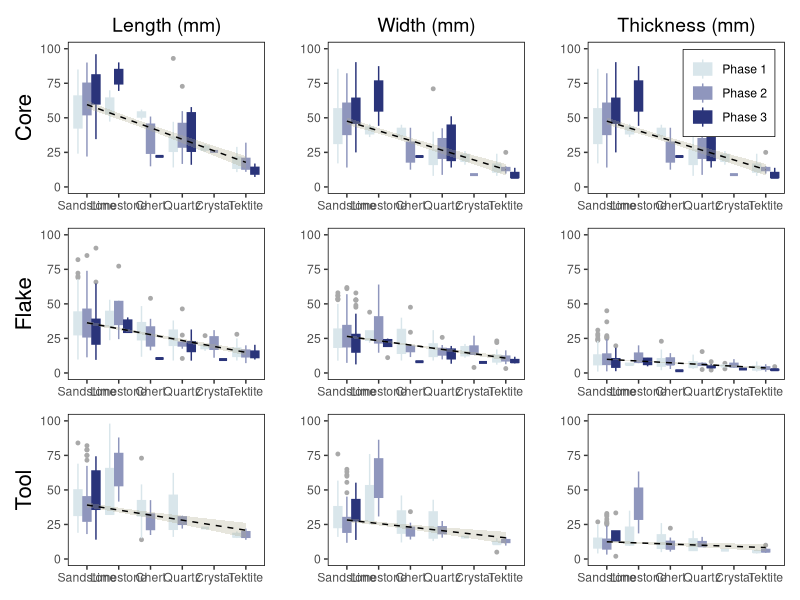
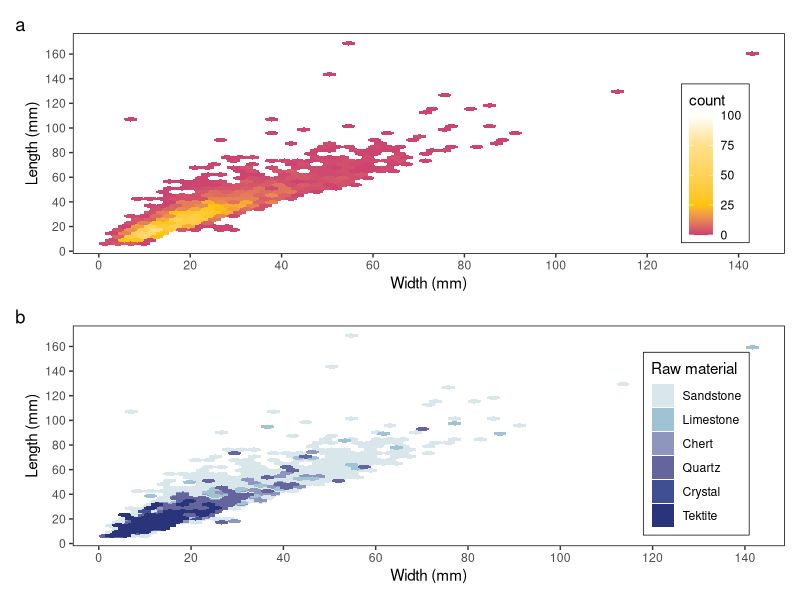
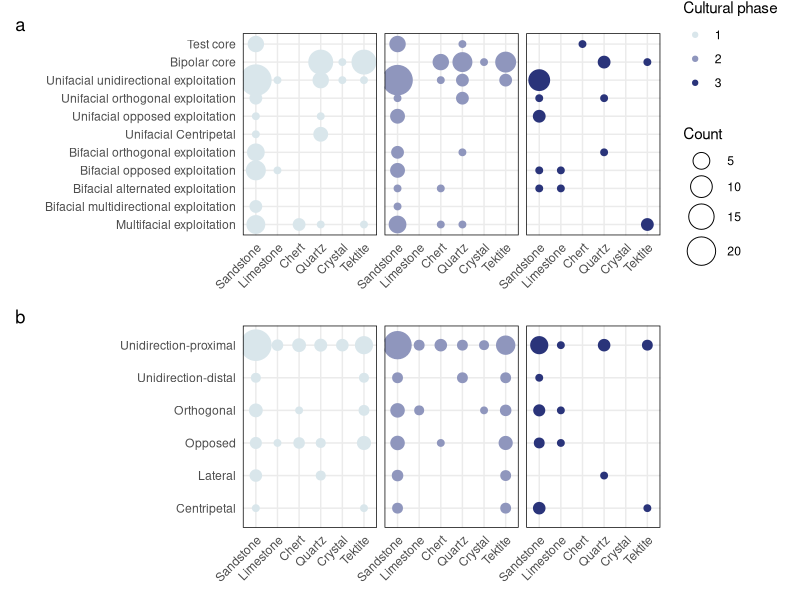
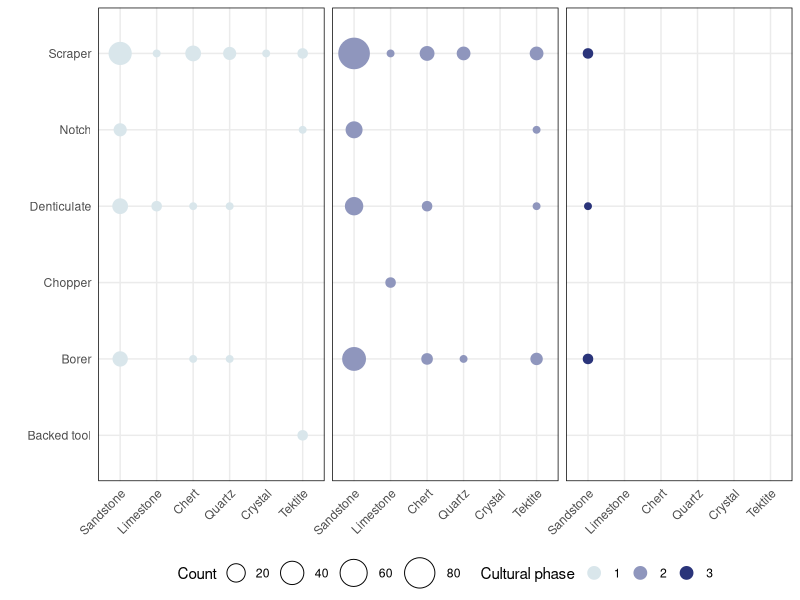
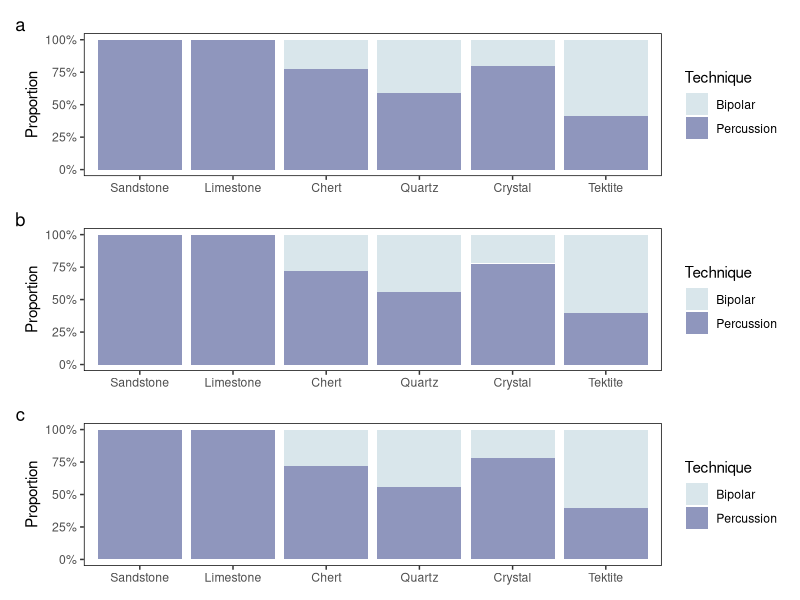
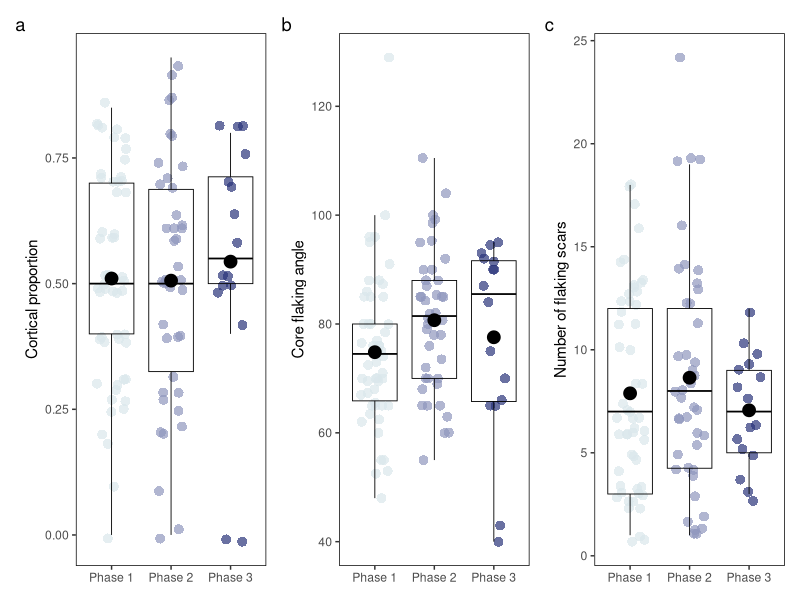
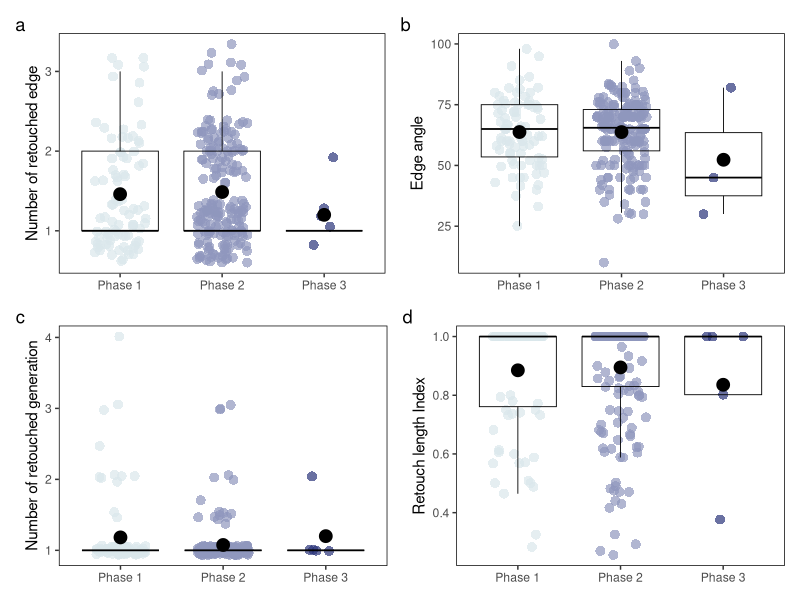
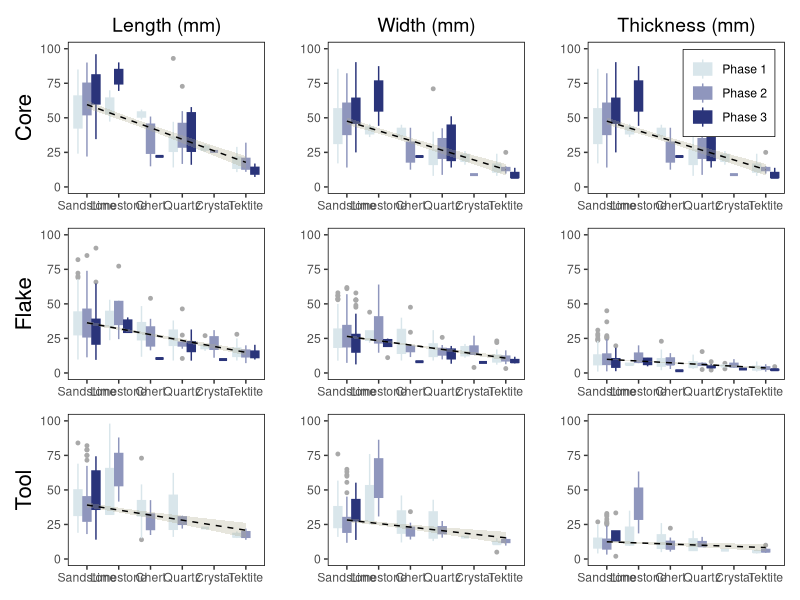

Here is the R script that generated these plots, in order:
# Library R packages------------------------------------------------------------
library("readxl")
library("tidyverse")
library("patchwork")
library("hexbin")

# Read raw data-----------------------------------------------------------------
YHDDATA_cores <- 
  read_excel("YHC_LITHIC_RAW_DATA.xlsx", sheet = 1) %>%
  mutate(`Cultural phase` = as.character(`Cultural phase`)) %>%  
  mutate(Layer = as.character(Layer)) %>% 
  mutate(L = as.double(L)) %>%
  mutate(B = as.double(B)) %>%
  mutate(Th = as.double(Th)) %>%
  mutate(W = as.double(W))
YHDDATA_complete_flakes <- 
  read_excel("YHC_LITHIC_RAW_DATA.xlsx", sheet = 2) %>%
  mutate(`Cultural phase` = as.character(`Cultural phase`)) %>%  
  mutate(Layer = as.character(Layer)) %>% 
  mutate(L = as.double(L)) %>%
  mutate(B = as.double(B)) %>%
  mutate(Th = as.double(Th)) %>%
  mutate(W = as.double(W)) %>%
  mutate(`Dorsal-Cortex` = as.double(`Dorsal-Cortex`)) %>%
  mutate(`Platform-L` = as.double(`Platform-L`))
YHDDATA_incomplete_flakes <- 
  read_excel("YHC_LITHIC_RAW_DATA.xlsx", sheet = 3) %>%
  mutate(`Cultural phase` = as.character(`Cultural phase`)) %>%  
  mutate(Layer = as.character(Layer)) %>% 
  mutate(L = as.double(L)) %>%
  mutate(B = as.double(B)) %>%
  mutate(Th = as.double(Th)) %>%
  mutate(W = as.double(W))
YHDDATA_fragment_flakes <- 
  read_excel("YHC_LITHIC_RAW_DATA.xlsx", sheet = 4) %>%
  mutate(`Cultural phase` = as.character(`Cultural phase`)) %>%  
  mutate(Layer = as.character(Layer)) %>% 
  mutate(L = as.double(L)) %>%
  mutate(B = as.double(B)) %>%
  mutate(Th = as.double(Th)) %>%
  mutate(W = as.double(W))
YHDDATA_split_flakes <- 
  read_excel("YHC_LITHIC_RAW_DATA.xlsx", sheet = 5) %>%
  mutate(`Cultural phase` = as.character(`Cultural phase`)) %>%  
  mutate(Layer = as.character(Layer)) %>% 
  mutate(L = as.double(L)) %>%
  mutate(B = as.double(B)) %>%
  mutate(Th = as.double(Th)) %>%
  mutate(W = as.double(W))
YHDDATA_tools <- 
  read_excel("YHC_LITHIC_RAW_DATA.xlsx", sheet = 6) %>%  
  mutate(`Cultural phase` = as.character(`Cultural phase`)) %>%  
  mutate(Layer = as.character(Layer)) %>% 
  mutate(L = as.double(L)) %>%
  mutate(B = as.double(B)) %>%
  mutate(Th = as.double(Th)) %>%
  mutate(W = as.double(W))
YHDDATA_hammerstone <- 
  read_excel("YHC_LITHIC_RAW_DATA.xlsx", sheet = 7)  %>%  
  mutate(`Cultural phase` = as.character(`Cultural phase`)) %>%  
  mutate(Layer = as.character(Layer))
YHDDATA_chunks <- 
  read_excel("YHC_LITHIC_RAW_DATA.xlsx", sheet = 8) %>%
  mutate(`Cultural phase` = as.character(`Cultural phase`)) %>%  
  mutate(Layer = as.character(Layer)) %>% 
  mutate(L = as.double(L)) %>%
  mutate(B = as.double(B)) %>%
  mutate(Th = as.double(Th)) %>%
  mutate(W = as.double(W))

# Create plots------------------------------------------------------------------
# define globe variables
# for color 
cultural_phase_colors <- c(
  "1" = "#d9e6eb",
  "2" = "#8f96bd",  
  "3" = "#2a347a"
)

raw_material_colors <- c(
  "Sandstone" = "#d9e6eb", 
  "Limestone" = "#9fc3d5", 
  "Chert" = "#8f96bd", 
  "Quartz" = "#64659c", 
  "Crystal" = "#404f91", 
  "Tektite" = "#2a347a"
)

# for raw order
raw_materials_order <- c(
                         "Sandstone",
                         "Limestone",
                         "Chert", 
                         "Quartz", 
                         "Crystal",
                         "Tektite"
                         )

# for smooth
custom_smooth <- geom_smooth(aes(group = 1), 
                             method = "lm", 
                             color = "black", 
                             fill = "#AFAD8E",
                             linetype = "dashed", 
                             size = 0.5,
                             alpha = 0.3, 
                             se = T)

# for theme
plot_theme_1 <- theme(
  panel.background = element_blank(),
  panel.border = element_rect(color = "black", fill = NA, size = 0.5),
  axis.line = element_blank(), 
  axis.title.x = element_blank(),
  axis.text.x = element_text()
)

# Size plots--------------------------------------------------------------------
core_size <- 
  select(YHDDATA_cores, 
         `L`, `B`, `Th`, `W`,
         `Raw material`,
         `Cultural phase`,
         `de la Torre Typology`,
         Technique
  ) %>%
  drop_na()

# Core size divided by raw materials
SCR1 <- ggplot(core_size, aes(x = `Raw material`, 
                              y = `L`, 
                              fill = `Cultural phase`, 
                              color = `Cultural phase`)) + 
  geom_boxplot(position = position_dodge(width = 0.85, preserve = "single"),
               outlier.color = "darkgray",
               outlier.size = 1) + 
  custom_smooth +
  scale_color_manual(values = cultural_phase_colors) +
  scale_fill_manual(values = cultural_phase_colors) +
  scale_x_discrete(limits = raw_materials_order) +
  labs(title = "Length (mm)", x = "", y = "Core") +
  guides(fill = FALSE, color = FALSE) +
  plot_theme_1 +
  theme(plot.title = element_text(hjust = 0.5, vjust = 0.5, size = 14), 
        axis.title.y = element_text(size = 16))

SCR2 <- ggplot(core_size, aes(x = `Raw material`, 
                              y = `B`, 
                              fill = `Cultural phase`, 
                              color = `Cultural phase`)) + 
  geom_boxplot(position = position_dodge(width = 0.85, preserve = "single"),
               outlier.color = "darkgray",
               outlier.size = 1) +
  custom_smooth +
  scale_color_manual(values = cultural_phase_colors) +
  scale_fill_manual(values = cultural_phase_colors) +
  scale_x_discrete(limits = raw_materials_order) +
  labs(title = "Width (mm)", x = "", y = "") +
  guides(fill = FALSE, color = FALSE) +
  plot_theme_1 +
  theme(plot.title = element_text(hjust = 0.5, vjust = 0.5, size = 14))

SCR3 <- ggplot(core_size, aes(x = `Raw material`, 
                              y = `B`, 
                              fill = `Cultural phase`, 
                              color = `Cultural phase`)) + 
  geom_boxplot(position = position_dodge(width = 0.85, preserve = "single"),
               outlier.color = "darkgray",
               outlier.size = 1) +
  custom_smooth +
  scale_color_manual(values = cultural_phase_colors, 
                     labels = c("Phase 1", "Phase 2", "Phase 3")) +
  scale_fill_manual(values = cultural_phase_colors, 
                    labels = c("Phase 1", "Phase 2", "Phase 3")) +
  scale_x_discrete(limits = raw_materials_order) +
  labs(title = "Thickness (mm)", x = "", y = "") +
  guides(fill = guide_legend(title = NULL), 
         color = guide_legend(title = NULL)) +
  plot_theme_1 +
  theme(plot.title = element_text(hjust = 0.5, vjust = 0.5, size = 14),
        legend.position = c(0.95, 0.95),
        legend.justification = c(1, 1),  
        legend.background = element_rect(fill = "white", 
                                         color = "black", 
                                         size = 0.25), 
        legend.box.margin = margin(5, 5, 5, 5))

# Flake size divided by technique
flake_size <- 
  select(YHDDATA_complete_flakes, 
         `L`, `B`, `Th`, `W`,
         `Raw material`,
         `Cultural phase`,
         Technique
  ) %>%  
  drop_na()

SFR1 <- ggplot(flake_size, aes(x = `Raw material`, 
                               y = `L`, 
                               fill = `Cultural phase`, 
                               color = `Cultural phase`)) + 
  geom_boxplot(position = position_dodge(width = 0.85, preserve = "single"),
               outlier.color = "darkgray",
               outlier.size = 1) +
  custom_smooth +
  scale_color_manual(values = cultural_phase_colors) +
  scale_fill_manual(values = cultural_phase_colors) +
  scale_x_discrete(limits = raw_materials_order) +
  labs(x = "", y = "Flake") +
  guides(fill = FALSE, color = FALSE) +
  plot_theme_1 +
  theme(axis.title.y = element_text(size = 16))

SFR2 <- ggplot(flake_size, aes(x = `Raw material`, 
                               y = `B`, 
                               fill = `Cultural phase`, 
                               color = `Cultural phase`)) + 
  geom_boxplot(position = position_dodge(width = 0.85, preserve = "single"),
               outlier.color = "darkgray",
               outlier.size = 1) +
  custom_smooth +
  scale_color_manual(values = cultural_phase_colors) +
  scale_fill_manual(values = cultural_phase_colors) +
  scale_x_discrete(limits = raw_materials_order) +
  labs(x = "", y = "") +
  guides(fill = FALSE, color = FALSE) +
  plot_theme_1

SFR3 <- ggplot(flake_size, aes(x = `Raw material`, 
                               y = `Th`, 
                               fill = `Cultural phase`, 
                               color = `Cultural phase`)) + 
  geom_boxplot(position = position_dodge(width = 0.85, preserve = "single"),
               outlier.color = "darkgray",
               outlier.size = 1) +
  custom_smooth +
  scale_color_manual(values = cultural_phase_colors) +
  scale_fill_manual(values = cultural_phase_colors) +
  scale_x_discrete(limits = raw_materials_order) +
  labs(x = "", y = "") +
  guides(fill = FALSE, color = FALSE) +
  plot_theme_1

# Tool size divided by technique
size_tool <-
  select(YHDDATA_tools, 
         `Cultural phase`, 
         `L`, `B`,`Th`,`W`,
         `Raw material`
) %>%
  drop_na()

ST1 <- ggplot(size_tool, aes(x = `Raw material`, 
                                       y = `L`, 
                                       fill = `Cultural phase`,
                             color = `Cultural phase`)) + 
  geom_boxplot(position = position_dodge(width = 0.85, preserve = "single"),
               outlier.color = "darkgray",
               outlier.size = 1) +
  custom_smooth +
  scale_color_manual(values = cultural_phase_colors) +
  scale_fill_manual(values = cultural_phase_colors) +
  scale_x_discrete(limits = raw_materials_order) +
  labs(x = "", y = "Tool") +
  guides(fill = FALSE, color = FALSE) +
  plot_theme_1 +
  theme(axis.title.y = element_text(size = 16))

ST2 <- ggplot(size_tool, aes(x = `Raw material`, 
                                       y = `B`, 
                                       fill = `Cultural phase`,
                             color = `Cultural phase`)) + 
  geom_boxplot(position = position_dodge(width = 0.85, preserve = "single"),
               outlier.color = "darkgray",
               outlier.size = 1) +
  custom_smooth +
  scale_color_manual(values = cultural_phase_colors) +
  scale_fill_manual(values = cultural_phase_colors) +
  scale_x_discrete(limits = raw_materials_order) +
  labs(x = "", y = "") +
  guides(fill = FALSE, color = FALSE) +
  plot_theme_1

ST3 <- ggplot(size_tool, aes(x = `Raw material`, 
                                       y = `Th`, 
                                       fill = `Cultural phase`,
                             color = `Cultural phase`)) + 
  geom_boxplot(position = position_dodge(width = 0.85, preserve = "single"),
               outlier.color = "darkgray",
               outlier.size = 1) +
  custom_smooth +
  scale_color_manual(values = cultural_phase_colors) +
  scale_fill_manual(values = cultural_phase_colors) +
  scale_x_discrete(limits = raw_materials_order) +
  labs(x = "", y = "") +
  guides(fill = FALSE, color = FALSE) +
  plot_theme_1

# Patch plots
y_axis_limits <- c(0, 100)

SCR1 <- SCR1 + scale_y_continuous(limits = y_axis_limits)
SCR2 <- SCR2 + scale_y_continuous(limits = y_axis_limits)
SCR3 <- SCR3 + scale_y_continuous(limits = y_axis_limits)

SFR1 <- SFR1 + scale_y_continuous(limits = y_axis_limits)
SFR2 <- SFR2 + scale_y_continuous(limits = y_axis_limits)
SFR3 <- SFR3 + scale_y_continuous(limits = y_axis_limits)

ST1 <- ST1 + scale_y_continuous(limits = y_axis_limits)
ST2 <- ST2 + scale_y_continuous(limits = y_axis_limits)
ST3 <- ST3 + scale_y_continuous(limits = y_axis_limits)

(SCR1 | SCR2 | SCR3) / (SFR1 | SFR2 | SFR3) / (ST1 | ST2 | ST3)

# Save file
ggsave(filename = "Size Raw material divided by Phase.png", 
       width = 13, height = 15, dpi = 800, bg = "white")

# Size hexbin plot-------------------------------------------------------------
integration <- function(data) {
  data %>%
    select(`Cultural phase`, `Raw material`, Type, 
           `L`, `B`)  %>%
    drop_na()
}

size_scatter <- bind_rows(
  integration(YHDDATA_cores),
  integration(YHDDATA_complete_flakes),
  integration(YHDDATA_incomplete_flakes),
  integration(YHDDATA_fragment_flakes),
  integration(YHDDATA_split_flakes),
  integration(YHDDATA_tools),
  integration(YHDDATA_hammerstone),
  integration(YHDDATA_chunks)
)

# Hexbin plot 1
HP1 <-
ggplot() + 
  geom_hex(data = size_scatter, aes(x = `B`, y = `L`), 
           bins = 50, alpha = 1) + 
  scale_x_continuous(
    breaks = scales::pretty_breaks(n = 9)  
  ) +
  scale_y_continuous(
    breaks = scales::pretty_breaks(n = 9)  
  ) +
  xlab("Width (mm)") +
  ylab("Length (mm)") + 
  scale_fill_gradientn(
    colors = c("#ca3d73", "#FFc300", "#ffe18a", "white"),  
    values = scales::rescale(c(0, 25, 75, 100)),            
    limits = c(0, 100),                                    
    oob = scales::squish
  ) +
  theme(
    panel.background = element_blank(),
    panel.border = element_rect(color = "black", fill = NA, size = 0.5),
    axis.line = element_blank(), 
    axis.text.x = element_text(),
    legend.position = c(0.95, 0.05),  
    legend.justification = c(1, 0), 
    legend.background = element_rect(fill = "white", color = "black", size = 0.25)
  )

# Hexbin plot 2
sandstone_data <- size_scatter %>% 
  filter(`Raw material` == "Sandstone")

other_data <- size_scatter %>% 
  filter(`Raw material` != "Sandstone")

HP2 <-
ggplot() + 
  geom_hex(data = sandstone_data, aes(x = `B`, y = `L`, fill = `Raw material`), 
           bins = 50, alpha = 1) +
  geom_hex(data = other_data, aes(x = `B`, y = `L`, fill = `Raw material`), 
           bins = 50, alpha = 1) +
  scale_fill_manual(values = raw_material_colors, 
                    limits = raw_materials_order) + 
  scale_x_continuous(
    breaks = scales::pretty_breaks(n = 9)  
  ) +
  scale_y_continuous(
    breaks = scales::pretty_breaks(n = 9)  
  ) +
  xlab("Width (mm)") +
  ylab("Length (mm)") +
  theme(
    panel.background = element_blank(),
    panel.border = element_rect(color = "black", fill = NA, size = 0.5),
    axis.line = element_blank(), 
    axis.text.x = element_text(),
    legend.position = c(0.95, 0.05),  
    legend.justification = c(1, 0), 
    legend.background = element_rect(fill = "white", color = "black", size = 0.25)
  )

(HP1 / HP2) + plot_annotation(tag_levels = "a")

# Save file
ggsave(filename = "Size hexbin plot.png", 
       width = 6, height = 12, dpi = 600, bg = "white")

# Core typo de la Torre---------------------------------------------------------
de_la_Torre_type <- 
  select(YHDDATA_cores, 
         `de la Torre Typology`, 
         `Cultural phase`, 
         `Raw material`
  ) %>%
  drop_na()

de_la_Torre_type <- de_la_Torre_type %>%
  count(`de la Torre Typology`, `Raw material`, `Cultural phase`, name = "Count")

# bubble chart
CT <-
ggplot(de_la_Torre_type, aes(x = `Raw material`, 
                             y = `de la Torre Typology`,
                             size = Count, 
                             fill = `Cultural phase`,
                             color = `Cultural phase`)) +
  geom_point(shape = 21) + 
  scale_size_continuous(range = c(2, 10)) +
  scale_y_discrete(limits = c("Multifacial exploitation",
                              "Bifacial multidirectional exploitation",
                              "Bifacial alternated exploitation",
                              "Bifacial opposed exploitation",
                              "Bifacial orthogonal exploitation",
                              "Unifacial Centripetal", 
                              "Unifacial opposed exploitation", 
                              "Unifacial orthogonal exploitation",
                              "Unifacial unidirectional exploitation", 
                              "Bipolar core", 
                              "Test core")) +
  scale_fill_manual(values = cultural_phase_colors) +
  scale_color_manual(values = cultural_phase_colors) +
  scale_x_discrete(limits = raw_materials_order) +
  labs(x = "", 
       y = "",
       size = "Count") +
  theme_minimal() +
  plot_theme_1 + 
  theme(strip.text = element_blank(), 
        axis.text.x = element_text(angle = 45, hjust = 1)
        ) +
  facet_wrap(~ `Cultural phase`, ncol = 3)

# Flake dorsal scar pattern-----------------------------------------------------
scar_pattern <- 
  select(YHDDATA_complete_flakes, 
         `Direction of scars`, 
         `Cultural phase`,
         `Raw material`
  ) %>%
  drop_na()

scar_pattern %>% count(`Direction of scars`)

scar_pattern <- scar_pattern %>%
  count(`Direction of scars`, `Raw material`, `Cultural phase`, name = "Count")

# bubble chart
DSPT <-
ggplot(scar_pattern, aes(y = `Direction of scars`, 
                         x = `Raw material`, 
                         size = Count, 
                         fill = `Cultural phase`,
                         color = `Cultural phase`)) +
  geom_point(shape = 21) +
  scale_size_continuous(range = c(2, 10)) +
  scale_x_discrete(limits = c("Unidirection-proximal", 
                              "Lateral", 
                              "Unidirection-distal", 
                              "Orthogonal", 
                              "Opposed", 
                              "Centripetal")) +
  scale_fill_manual(values = cultural_phase_colors) +
  scale_color_manual(values = cultural_phase_colors) +
  scale_x_discrete(limits = raw_materials_order) +
  labs(x = "", 
       y = "", 
       size = "Count") +
  theme_minimal() +
  plot_theme_1 + 
  theme(strip.text = element_blank(), 
        axis.text.x = element_text(angle = 45, hjust = 1),
        legend.position = "none"
  ) +
  facet_wrap(~ `Cultural phase`, ncol = 3) 

# combine bubble charts 
(CT/DSPT) + plot_annotation(tag_levels = "a")

# save file
ggsave(filename = "CT & DSP divided by phase.png", width = 10, height = 12, 
       dpi = 600, bg = "white")

# Tool type---------------------------------------------------------------------
tool_types_raw_phase <- 
  select(YHDDATA_tools, 
         Typology, 
         `Cultural phase`,
         `Raw material`
  ) %>%
  drop_na()

tool_types_raw_phase %>% count(Typology)

tool_types_raw_phase <- tool_types_raw_phase %>%
  count(Typology, `Raw material`, `Cultural phase`, name = "Count")

# bubble chart
ggplot(tool_types_raw_phase, aes(y = Typology, 
                                 x = `Raw material`, 
                                 size = Count, 
                                 fill = `Cultural phase`,
                                 color = `Cultural phase`)) +
  geom_point(shape = 21) +
  scale_size_continuous(range = c(2, 10)) +
  scale_x_discrete(limits = c("Backed tool", 
                              "Scraper", 
                              "Notch", 
                              "Denticulate",
                              "Borer", 
                              "Chopper")) +
  scale_fill_manual(values = cultural_phase_colors) +
  scale_color_manual(values = cultural_phase_colors) +
  scale_x_discrete(limits = raw_materials_order) +
  labs(x = "", 
       y = "", 
       size = "Count") +
  theme_minimal() +
  plot_theme_1 + 
  facet_wrap(~ `Cultural phase`, ncol = 3) + 
  theme(
    strip.text = element_blank(), 
    axis.text.x = element_text(angle = 45, hjust = 1),
    legend.position = "bottom",          
    legend.box = "horizontal",           
    legend.spacing.x = unit(0.5, "cm"),  
    legend.box.just = "center",          
    legend.margin = margin(t = 0, b = 0)
  ) +
  guides(
    fill = guide_legend(
      nrow = 1,
      override.aes = list(shape = 21, size = 4) 
    ),
    size = guide_legend(
      nrow = 1,
      override.aes = list(shape = 21, fill = "white")  
    )
  )

# save file
ggsave(filename = "Tool types divided by phase.png", width = 7, height = 6, 
       dpi = 600, bg = "white")

# Proportion of technique-------------------------------------------------------
integration <- function(data) {
  data %>%
    select(Technique, `Raw material`, `Cultural phase`) %>%
    drop_na()
}

Flaking_technique <- bind_rows(
  integration(YHDDATA_cores),
  integration(YHDDATA_complete_flakes),
  integration(YHDDATA_incomplete_flakes),
  integration(YHDDATA_fragment_flakes),
  integration(YHDDATA_split_flakes)
)

costom_y_proportion <- scale_y_continuous(labels = scales::percent, 
                                          breaks = c(0, 0.25, 0.5, 0.75, 1)) 
  
# Phase 1
Flaking_technique_1 <- Flaking_technique %>%
  filter(`Cultural phase` == "1") 

tp1 <-
ggplot(Flaking_technique_1, aes(x = `Raw material`, fill = Technique)) +
  geom_bar(position = "fill") +
  scale_x_discrete(limits = raw_materials_order) +
  scale_fill_manual(values = c(
    "Bipolar" = "#d9e6eb",
    "Percussion" = "#8f96bd")) +
  costom_y_proportion +
  labs(y = "Proportion") +
  plot_theme_1

# Phase 2
Flaking_technique_2 <- Flaking_technique %>%
  filter(`Cultural phase` == "2") 

tp2 <-
ggplot(Flaking_technique_2, aes(x = `Raw material`, fill = Technique)) +
  geom_bar(position = "fill") +
  scale_x_discrete(limits = raw_materials_order) +
  scale_fill_manual(values = c(
    "Bipolar" = "#d9e6eb",
    "Percussion" = "#8f96bd")) +
  costom_y_proportion +
  labs(y = "Proportion") +
  plot_theme_1

# Phase 3
Flaking_technique_3 <- Flaking_technique %>%
  filter(`Cultural phase` == "2") 

tp3 <-
ggplot(Flaking_technique_3, aes(x = `Raw material`, fill = Technique)) +
  geom_bar(position = "fill") +
  scale_x_discrete(limits = raw_materials_order) +
  scale_fill_manual(values = c(
    "Bipolar" = "#d9e6eb",
    "Percussion" = "#8f96bd")) +
  costom_y_proportion +
  labs(y = "Proportion") +
  plot_theme_1

(tp1 / tp2 / tp3) + plot_annotation(tag_levels = "a")

# save file
ggsave(filename = "Proportion of technique.png", width = 6, height = 8, 
       dpi = 800, bg = "white")

# Technological attributes plots of core----------------------------------------
# Cortical proportion
SANDCORE_CORTEX <-
  YHDDATA_cores %>%
  select(`Raw material`, `Cultural phase`, Cortex) %>%  
  drop_na() %>% 
  filter(`Raw material` == "Sandstone" | 
         `Raw material` == "Limestone" )

CP <-
ggplot(SANDCORE_CORTEX, aes(x = `Cultural phase`, 
                            y = Cortex, 
                            fill = `Cultural phase`, 
                            color = `Cultural phase`)) +
  geom_jitter(shape = 16, size = 3, alpha = 0.7, width = 0.25) +
  geom_boxplot(fill = NA, color = "black", size = 0.3, outliers = F) +
  stat_summary(fun = mean, geom = "point", shape = 21, size = 4, 
               fill = "black", color = "black") +
  scale_color_manual(values = cultural_phase_colors) +
  scale_fill_manual(values = cultural_phase_colors)  +
  scale_x_discrete(labels = c("Phase 1", "Phase 2", "Phase 3")) + 
  labs(y = "Cortical proportion", x = "") +
  plot_theme_1 +
  theme(legend.position = "none")

# Core flaking angle
SANDCORE_ANGLE <-
  YHDDATA_cores %>%
  select(`Raw material`, `Cultural phase`, `X̄(Platform angle)`)  %>%  
  drop_na() %>% 
  filter(`Raw material` == "Sandstone" | 
         `Raw material` == "Limestone" )

CFA <-
ggplot(SANDCORE_ANGLE, aes(x = `Cultural phase`, 
                           y = `X̄(Platform angle)`, 
                           fill = `Cultural phase`, 
                           color = `Cultural phase`))  +
  geom_jitter(shape = 16, size = 3, alpha = 0.7, width = 0.25) +
  geom_boxplot(fill = NA, color = "black", size = 0.3, outliers = F) +
  stat_summary(fun = mean, geom = "point", shape = 21, size = 4, 
               fill = "black", color = "black") +
  scale_color_manual(values = cultural_phase_colors) +
  scale_fill_manual(values = cultural_phase_colors)  +
  scale_x_discrete(labels = c("Phase 1", "Phase 2", "Phase 3")) + 
  labs(y = "Core flaking angle", x = "") +
  plot_theme_1 +
  theme(legend.position = "none")

# Core scar number
SANDCORE_SCAR <-
  YHDDATA_cores %>%
  select(`Raw material`, `Cultural phase`, `N(Scars)`)  %>%  
  drop_na() %>% 
  filter(`Raw material` == "Sandstone" | 
         `Raw material` == "Limestone" )

CSN <-
ggplot(SANDCORE_SCAR, aes(x = `Cultural phase`, 
                          y = `N(Scars)`, 
                          fill = `Cultural phase`, 
                          color = `Cultural phase`))  +
  geom_jitter(shape = 16, size = 3, alpha = 0.7, width = 0.25) +
  geom_boxplot(fill = NA, color = "black", size = 0.3, outliers = F) +
  stat_summary(fun = mean, geom = "point", shape = 21, size = 4, 
               fill = "black", color = "black") +
  scale_color_manual(values = cultural_phase_colors) +
  scale_fill_manual(values = cultural_phase_colors)  +
  scale_x_discrete(labels = c("Phase 1", "Phase 2", "Phase 3")) + 
  labs(y = "Number of flaking scars", x = "") +
  plot_theme_1 +
  theme(legend.position = "none")

(CP | CFA | CSN) + plot_annotation(tag_levels = "a")

# save file
ggsave(filename = "Technological attributes plots of core.png", 
       width = 8, height = 8, 
       dpi = 800, bg = "white")

# Technological attributes plots of flake---------------------------------------
# Edge number
TEN <-
  ggplot(YHDDATA_tools, aes(x = `Cultural phase`, 
                            y = `N(Edge)`, 
                            fill = `Cultural phase`, 
                            color = `Cultural phase`)) +
  geom_jitter(shape = 16, size = 3, alpha = 0.7, width = 0.25) +
  geom_boxplot(fill = NA, color = "black", size = 0.3, outliers = F) +
  stat_summary(fun = mean, geom = "point", shape = 21, size = 4, 
               fill = "black", color = "black") +
  scale_color_manual(values = cultural_phase_colors) +
  scale_fill_manual(values = cultural_phase_colors)  +
  scale_x_discrete(labels = c("Phase 1", "Phase 2", "Phase 3")) + 
  labs(y = "Number of retouched edge", x = "") +
  plot_theme_1 +
  theme(legend.position = "none")

# Edge angle
TEA <-
  ggplot(YHDDATA_tools, aes(x = `Cultural phase`, 
                            y = `X̄(Edge angle)`, 
                            fill = `Cultural phase`, 
                            color = `Cultural phase`)) +
  geom_jitter(shape = 16, size = 3, alpha = 0.7, width = 0.25) +
  geom_boxplot(fill = NA, color = "black", size = 0.3, outliers = F) +
  stat_summary(fun = mean, geom = "point", shape = 21, size = 4, 
               fill = "black", color = "black") +
  scale_color_manual(values = cultural_phase_colors) +
  scale_fill_manual(values = cultural_phase_colors)  +
  scale_x_discrete(labels = c("Phase 1", "Phase 2", "Phase 3")) + 
  labs(y = "Edge angle", x = "") +
  plot_theme_1 +
  theme(legend.position = "none")

# Edge generation
TEG <-
  ggplot(YHDDATA_tools, aes(x = `Cultural phase`, 
                            y = `Retouch generation`, 
                            fill = `Cultural phase`, 
                            color = `Cultural phase`)) +
  geom_jitter(shape = 16, size = 3, alpha = 0.7, width = 0.25) +
  geom_boxplot(fill = NA, color = "black", size = 0.3, outliers = F) +
  stat_summary(fun = mean, geom = "point", shape = 21, size = 4, 
               fill = "black", color = "black") +
  scale_color_manual(values = cultural_phase_colors) +
  scale_fill_manual(values = cultural_phase_colors)  +
  scale_x_discrete(labels = c("Phase 1", "Phase 2", "Phase 3")) + 
  labs(y = "Number of retouched generation", x = "") +
  plot_theme_1 +
  theme(legend.position = "none")

# Retouch length Index
RIL <-
  ggplot(YHDDATA_tools, aes(x = `Cultural phase`, 
                            y = `Retouch length Index`, 
                            fill = `Cultural phase`, 
                            color = `Cultural phase`)) +
  geom_jitter(shape = 16, size = 3, alpha = 0.7, width = 0.25) +
  geom_boxplot(fill = NA, color = "black", size = 0.3, outliers = F) +
  stat_summary(fun = mean, geom = "point", shape = 21, size = 4, 
               fill = "black", color = "black") +
  scale_color_manual(values = cultural_phase_colors) +
  scale_fill_manual(values = cultural_phase_colors)  +
  scale_x_discrete(labels = c("Phase 1", "Phase 2", "Phase 3")) + 
  labs(y = "Retouch length Index", x = "") +
  plot_theme_1 +
  theme(legend.position = "none")

(TEN | TEA) / (TEG | RIL) + plot_annotation(tag_levels = "a")

# save file
ggsave(filename = "Technological attributes plots of flake.png", 
       width = 8, height = 10, 
       dpi = 800, bg = "white")

